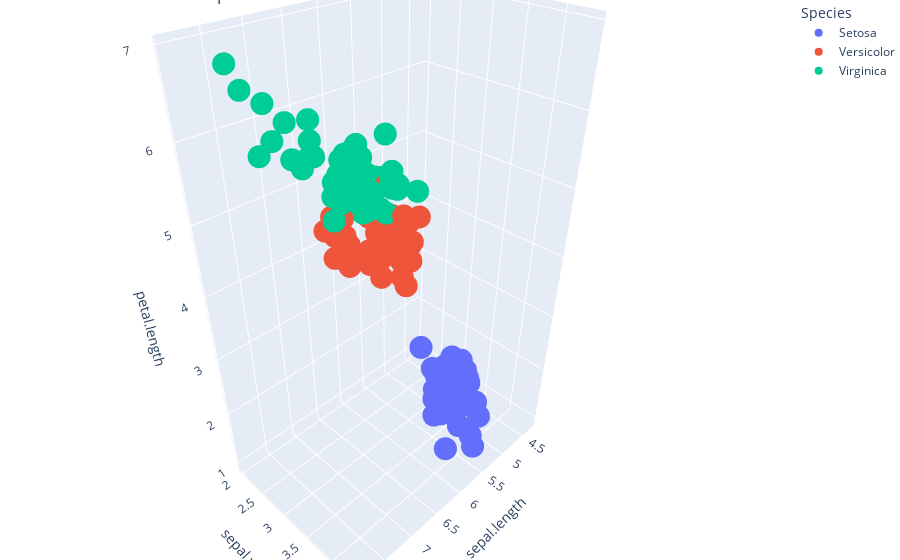

The cell this chart's notebook holds for it:
### Code cell
fig = px.scatter_3d(df,
                    x="sepal.length",
                    y="sepal.width",
                    z="petal.length",
                    color="variety",
                    title="Interactive 3D scatter plot of Iris Dataset",
                    labels={'variety': "Species"},
                    )

fig.update_layout(margin=dict(l=0, r=0, t=0, b=0))
fig.show()

### Figure 1 — Plotly figure (JSON) as saved in the notebook; plotly's stock layout.template omitted (floating-point values rounded to 4 significant figures)
{"data": [{"hovertemplate": "Species=Setosa<br>sepal.length=%{x}<br>sepal.width=%{y}<br>petal.length=%{z}<extra></extra>", "legendgroup": "Setosa", "marker": {"color": "#636efa", "symbol": "circle"}, "mode": "markers", "name": "Setosa", "scene": "scene", "showlegend": true, "x": [5.1, 4.9, 4.7, 4.6, 5.0, 5.4, 4.6, 5.0, 4.4, 4.9, 5.4, 4.8, 4.8, 4.3, 5.8, 5.7, 5.4, 5.1, 5.7, 5.1, 5.4, 5.1, 4.6, 5.1, 4.8, 5.0, 5.0, 5.2, 5.2, 4.7, 4.8, 5.4, 5.2, 5.5, 4.9, 5.0, 5.5, 4.9, 4.4, 5.1, 5.0, 4.5, 4.4, 5.0, 5.1, 4.8, 5.1, 4.6, 5.3, 5.0], "y": [3.5, 3.0, 3.2, 3.1, 3.6, 3.9, 3.4, 3.4, 2.9, 3.1, 3.7, 3.4, 3.0, 3.0, 4.0, 4.4, 3.9, 3.5, 3.8, 3.8, 3.4, 3.7, 3.6, 3.3, 3.4, 3.0, 3.4, 3.5, 3.4, 3.2, 3.1, 3.4, 4.1, 4.2, 3.1, 3.2, 3.5, 3.6, 3.0, 3.4, 3.5, 2.3, 3.2, 3.5, 3.8, 3.0, 3.8, 3.2, 3.7, 3.3], "z": [1.4, 1.4, 1.3, 1.5, 1.4, 1.7, 1.4, 1.5, 1.4, 1.5, 1.5, 1.6, 1.4, 1.1, 1.2, 1.5, 1.3, 1.4, 1.7, 1.5, 1.7, 1.5, 1.0, 1.7, 1.9, 1.6, 1.6, 1.5, 1.4, 1.6, 1.6, 1.5, 1.5, 1.4, 1.5, 1.2, 1.3, 1.4, 1.3, 1.5, 1.3, 1.3, 1.3, 1.6, 1.9, 1.4, 1.6, 1.4, 1.5, 1.4], "type": "scatter3d"}, {"hovertemplate": "Species=Versicolor<br>sepal.length=%{x}<br>sepal.width=%{y}<br>petal.length=%{z}<extra></extra>", "legendgroup": "Versicolor", "marker": {"color": "#EF553B", "symbol": "circle"}, "mode": "markers", "name": "Versicolor", "scene": "scene", "showlegend": true, "x": [7.0, 6.4, 6.9, 5.5, 6.5, 5.7, 6.3, 4.9, 6.6, 5.2, 5.0, 5.9, 6.0, 6.1, 5.6, 6.7, 5.6, 5.8, 6.2, 5.6, 5.9, 6.1, 6.3, 6.1, 6.4, 6.6, 6.8, 6.7, 6.0, 5.7, 5.5, 5.5, 5.8, 6.0, 5.4, 6.0, 6.7, 6.3, 5.6, 5.5, 5.5, 6.1, 5.8, 5.0, 5.6, 5.7, 5.7, 6.2, 5.1, 5.7], "y": [3.2, 3.2, 3.1, 2.3, 2.8, 2.8, 3.3, 2.4, 2.9, 2.7, 2.0, 3.0, 2.2, 2.9, 2.9, 3.1, 3.0, 2.7, 2.2, 2.5, 3.2, 2.8, 2.5, 2.8, 2.9, 3.0, 2.8, 3.0, 2.9, 2.6, 2.4, 2.4, 2.7, 2.7, 3.0, 3.4, 3.1, 2.3, 3.0, 2.5, 2.6, 3.0, 2.6, 2.3, 2.7, 3.0, 2.9, 2.9, 2.5, 2.8], "z": [4.7, 4.5, 4.9, 4.0, 4.6, 4.5, 4.7, 3.3, 4.6, 3.9, 3.5, 4.2, 4.0, 4.7, 3.6, 4.4, 4.5, 4.1, 4.5, 3.9, 4.8, 4.0, 4.9, 4.7, 4.3, 4.4, 4.8, 5.0, 4.5, 3.5, 3.8, 3.7, 3.9, 5.1, 4.5, 4.5, 4.7, 4.4, 4.1, 4.0, 4.4, 4.6, 4.0, 3.3, 4.2, 4.2, 4.2, 4.3, 3.0, 4.1], "type": "scatter3d"}, {"hovertemplate": "Species=Virginica<br>sepal.length=%{x}<br>sepal.width=%{y}<br>petal.length=%{z}<extra></extra>", "legendgroup": "Virginica", "marker": {"color": "#00cc96", "symbol": "circle"}, "mode": "markers", "name": "Virginica", "scene": "scene", "showlegend": true, "x": [6.3, 5.8, 7.1, 6.3, 6.5, 7.6, 4.9, 7.3, 6.7, 7.2, 6.5, 6.4, 6.8, 5.7, 5.8, 6.4, 6.5, 7.7, 7.7, 6.0, 6.9, 5.6, 7.7, 6.3, 6.7, 7.2, 6.2, 6.1, 6.4, 7.2, 7.4, 7.9, 6.4, 6.3, 6.1, 7.7, 6.3, 6.4, 6.0, 6.9, 6.7, 6.9, 5.8, 6.8, 6.7, 6.7, 6.3, 6.5, 6.2, 5.9], "y": [3.3, 2.7, 3.0, 2.9, 3.0, 3.0, 2.5, 2.9, 2.5, 3.6, 3.2, 2.7, 3.0, 2.5, 2.8, 3.2, 3.0, 3.8, 2.6, 2.2, 3.2, 2.8, 2.8, 2.7, 3.3, 3.2, 2.8, 3.0, 2.8, 3.0, 2.8, 3.8, 2.8, 2.8, 2.6, 3.0, 3.4, 3.1, 3.0, 3.1, 3.1, 3.1, 2.7, 3.2, 3.3, 3.0, 2.5, 3.0, 3.4, 3.0], "z": [6.0, 5.1, 5.9, 5.6, 5.8, 6.6, 4.5, 6.3, 5.8, 6.1, 5.1, 5.3, 5.5, 5.0, 5.1, 5.3, 5.5, 6.7, 6.9, 5.0, 5.7, 4.9, 6.7, 4.9, 5.7, 6.0, 4.8, 4.9, 5.6, 5.8, 6.1, 6.4, 5.6, 5.1, 5.6, 6.1, 5.6, 5.5, 4.8, 5.4, 5.6, 5.1, 5.1, 5.9, 5.7, 5.2, 5.0, 5.2, 5.4, 5.1], "type": "scatter3d"}], "layout": {"scene": {"domain": {"x": [0.0, 1.0], "y": [0.0, 1.0]}, "xaxis": {"title": {"text": "sepal.length"}}, "yaxis": {"title": {"text": "sepal.width"}}, "zaxis": {"title": {"text": "petal.length"}}}, "legend": {"title": {"text": "Species"}, "tracegroupgap": 0}, "title": {"text": "Interactive 3D scatter plot of Iris Dataset"}, "margin": {"l": 0, "r": 0, "t": 0, "b": 0}}}
